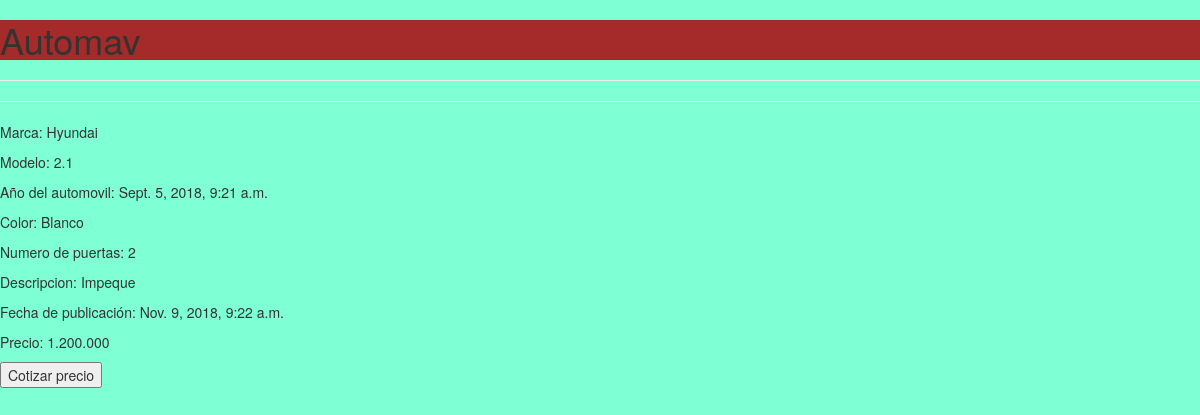
Before: / with the older database file.
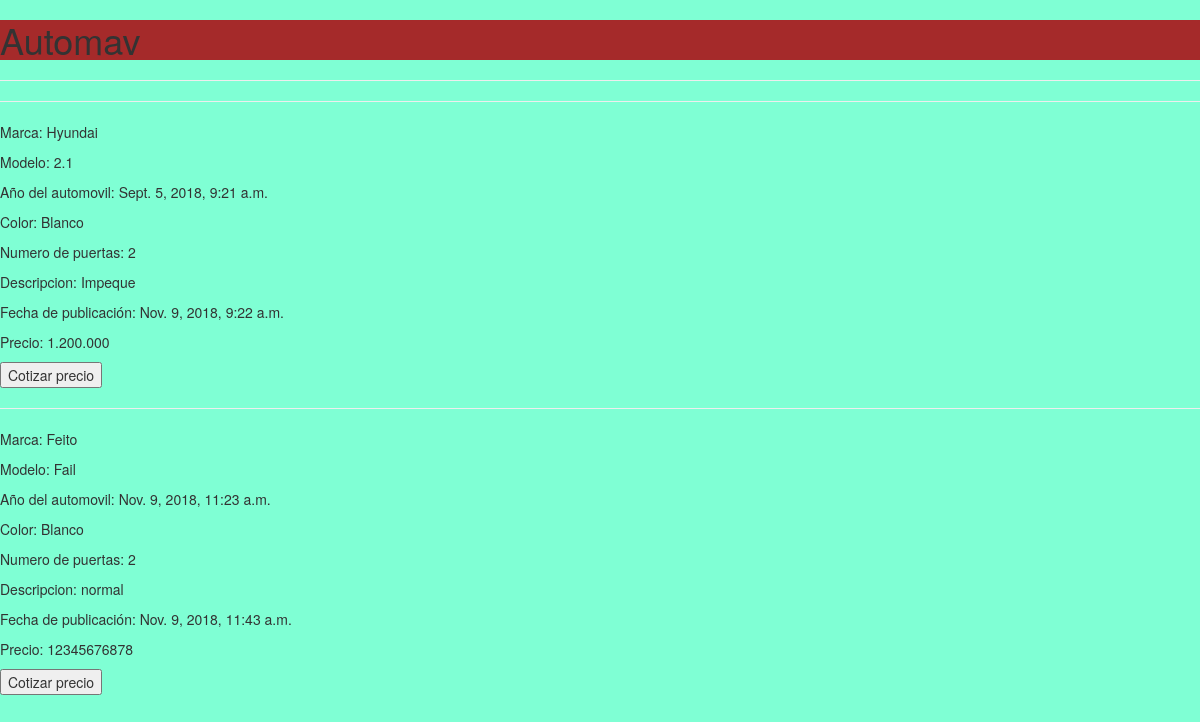
After: the same page with the newer database file.
### Autos/models.py (models this page shows, shortened)
class Automovil(models.Model):
    titulo = models.CharField(max_length=200)
    Marca = models.CharField(max_length=200)
    Modelo = models.CharField(max_length=200)
    Año_automovil = models.DateTimeField(
        default=timezone.now)
    Color = models.CharField(max_length=200)
    Numero_puertas = models.CharField(max_length=200)
    Descripcion = models.TextField()
    Fecha_publicacion = models.DateTimeField(
        blank=True, null=True)
    Precio = models.CharField(max_length=200)

### Autos/views.py (the view)
# urls.py: url(r'^$', views.post_list),
def post_list(request):
    posts = Automovil.objects.filter(Fecha_publicacion__lte=timezone.now()).order_by('Fecha_publicacion')
    return render(request, 'Autos/post_list.html', {'posts': posts})

### Autos/templates/Autos/post_list.html (shortened to what this page needs)
<!DOCTYPE html>
{% load staticfiles %}
<html lang="en">
<head>
    <link rel="stylesheet" href="//maxcdn.bootstrapcdn.com/bootstrap/3.2.0/css/bootstrap.min.css">
    <link rel="stylesheet" href="//maxcdn.bootstrapcdn.com/bootstrap/3.2.0/css/bootstrap-theme.min.css">
    <link rel="stylesheet" href="{% static 'css/AutoIndex.css' %}">
<body style="background-color: aquamarine">
    <header id="asd">
    <h1>Automav</h1>
</header>
    <hr>
    {% for post in posts %}
    <div id="dev">
        <hr>
            <p>Marca: {{ post.Marca}}</p>
            <p>Modelo: {{ post.Modelo}}</p>
            <p>Año del automovil: {{ post.Año_automovil}}</p>
            <p>Color: {{ post.Color}}</p>
            <p>Numero de puertas: {{ post.Numero_puertas}}</p>
            <p>Descripcion: {{ post.Descripcion}}</p>
            <p>Fecha de publicación: {{ post.Fecha_publicacion }}</p>
            <p>Precio: {{ post.Precio|linebreaksbr }}</p>
            <button class="button">Cotizar precio</button>
             {% endfor %}
    </div>
</body>
</html>

### Autos/static/AutoIndex.css (style rules this page uses)
header#asd { background-color: brown; }
body { background: black; }

Changed rows visible on the page:
added Automovil: Marca "Feito", Modelo "Fail", Año_automovil "Nov. 9, 2018, 11:23 a.m.", Color "Blanco", Numero_puertas "2", Descripcion "normal", Fecha_publicacion "Nov. 9, 2018, 11:43 a.m.", Precio "12345676878"
